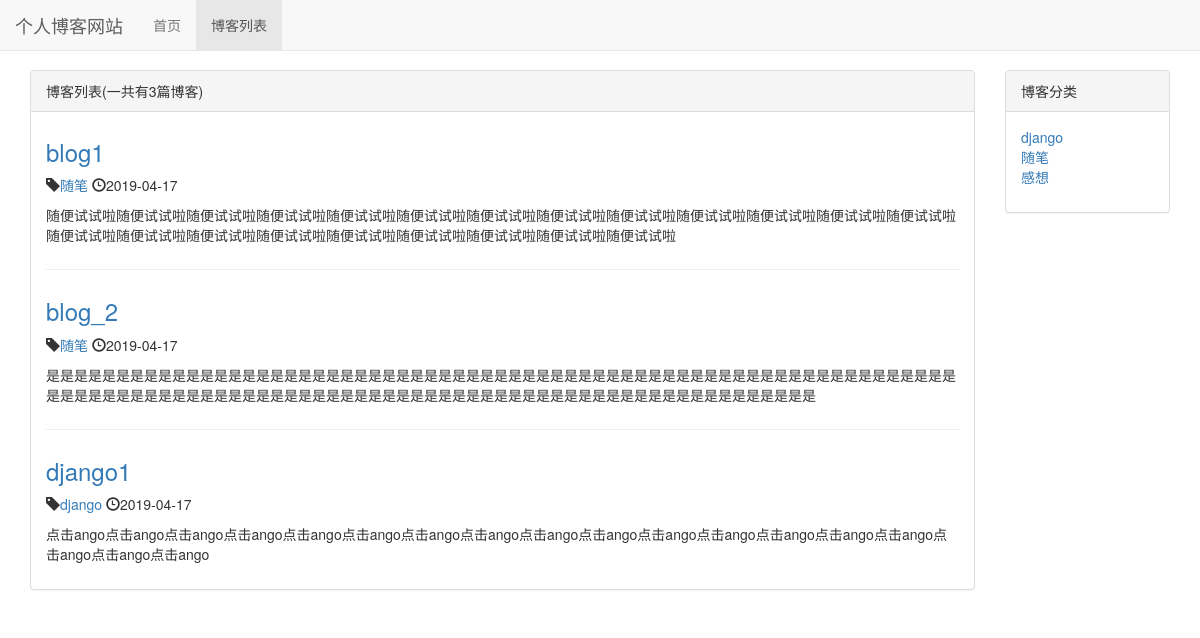
Screenshot of /blog/ with the database file from the repository.
### blog/models.py (models this page shows, shortened)
class Blog(models.Model):
    title = models.CharField(max_length=32)
    blog_type = models.ForeignKey(BlogType, on_delete=models.DO_NOTHING)
    content = models.TextField()
    author = models.ForeignKey(User, on_delete=models.DO_NOTHING)
    created_time = models.DateTimeField(auto_now_add=True)
    last_update_time = models.DateTimeField(auto_now=True)

class BlogType(models.Model):
    title = models.CharField(max_length=32)
    def __str__(self):
        return self.title

### blog/views.py (the view)
# urls.py: path("",views.blog_list,name="blog_list"),
def blog_list(request):
    context={}
    context["blogs"]=Blog.objects.all()
    context["blog_types"]=BlogType.objects.all()
    return render(request,"blog/blog_list.html",context)

### blog/templates/blog/blog_list.html (shortened to what this page needs)
{% extends 'base.html' %}
{% load staticfiles %}
{% block css %}
<link rel="stylesheet" href="{% static 'css/blog/blog.css' %}">
{% endblock %}
{% block nav_blog_active %}active{% endblock %}
{% block content %}
    <div class="container">
        <div class="row">
            <div class="col-xs-12 col-sm-8 col-md-9 col-lg-10">
                <div class="panel panel-default">
                    <div class="panel-heading">
                        {% block blog_list_title %}
                        博客列表(一共有{{ blogs|length }}篇博客)
                        {% endblock %}
                    </div>
                    <div class="panel-body">
                        {% for blog in blogs %}
                        <div class="blog">
                            <a href="{% url 'blog_detail' blog_pk=blog.pk %}">
                                <h3>{{ blog.title }}</h3>
                            </a>
                            <p class="blog-info">
                                <span class="glyphicon glyphicon-tag" aria-hidden="true"></span><a href="{% url 'blogs_with_type' blog.blog_type.pk %}">{{ blog.blog_type }}</a>
                                <span class="glyphicon glyphicon-time" aria-hidden="true"></span>{{ blog.created_time|date:'Y-m-d' }}
                            </p>
                            <p>{{ blog.content|truncatechars:120 }}</p>
                        </div>
                            {% empty %}
                        <div class="blog">
                            <h3>暂无博客，敬请期待</h3>
                        </div>
                    {% endfor %}
                    </div>
                </div>
            </div>
            <div class=" hidden-xs col-sm-4 col-md-3 col-lg-2">
                <div class="panel panel-default">
                    <div class="panel-heading">博客分类</div>
                    <div class="panel-body">
                        <ul class="type_list">
                            {% for blog_type in blog_types %}
                                <li><a href="{% url 'blogs_with_type' blog_type.pk %}">{{ blog_type.title }}</a></li>
                            {% empty %}
                                <li>暂无分类</li>
                            {% endfor %}
                        </ul>
                    </div>
                </div>
            </div>
        </div>
    </div>
{% endblock %}

### templates/base.html (shortened to what this page needs)
{% load staticfiles %}
<!DOCTYPE html>
<html lang="zh-CN">
<head>
    <link rel="stylesheet" href="{% static 'css/base.css' %}">
    <link rel="stylesheet" href="{% static 'bootstrap-3.3.7/css/bootstrap.min.css' %}">
    {% block css %}
    {% endblock %}
</head>
<body>
<div class="navbar navbar-default navbar-fixed-top" role="navigation">
    <div class="container-fluid">
        <div class="navbar-header">
            <a href="{% url 'home' %}" class="navbar-brand">个人博客网站</a>
        </div>
        <div id="navbar-collapse" class="collapse navbar-collapse">
            <ul class="nav navbar-nav">
                <li class="{% block nav_home_active %}{% endblock %}"><a href="{% url 'home' %}">首页</a></li>
                <li class="{% block nav_blog_active %}{% endblock %}"><a href="{% url 'blog_list' %}">博客列表</a></li>
            </ul>
        </div>
    </div>
</div>
{% block content %}
{% endblock %}
</body>
</html>

### static/css/base.css (style rules this page uses)
* { margin:0; padding:0; }
body { margin-top:70px!important; }

### blog/static/css/blog/blog.css (style rules this page uses)
.type_list { list-style: none; }
div.blog h3 { margin-top: 0.5em; }
div.blog:not(:last-child) { margin-bottom: 2em; border-bottom: 1px solid #eee; padding-bottom: 1em; }

### rows the page displays
Blog: title "blog1", blog_type "随笔", created_time "2019-04-17", content "随便试试啦随便试试啦随便试试啦随便试试啦随便试试啦随便试试啦随便试试啦随便试试啦随便试试啦随便试试啦随便试试啦随便试试啦随便试试啦随便试试啦随便试试啦随便试试啦随便试试啦随便试试啦随便试试啦随便试试啦随便试试啦随便试试啦"
Blog: title "blog_2", blog_type "随笔", created_time "2019-04-17", content "是是是是是是是是是是是是是是是是是是是是是是是是是是是是是是是是是是是是是是是是是是是是是是是是是是是是是是是是是是是是是是是是是是是是是是是是是是是是是是是是是是是是是是是是是是是是是是是是是是是是是是是是是是是是是是是是是是是是是是是是"
Blog: title "django1", blog_type "django", created_time "2019-04-17", content "点击ango点击ango点击ango点击ango点击ango点击ango点击ango点击ango点击ango点击ango点击ango点击ango点击ango点击ango点击ango点击ango点击ango点击ango"
BlogType: title "django"
BlogType: title "随笔"
BlogType: title "感想"

### other values shown
{{ blogs|length }} "3"
